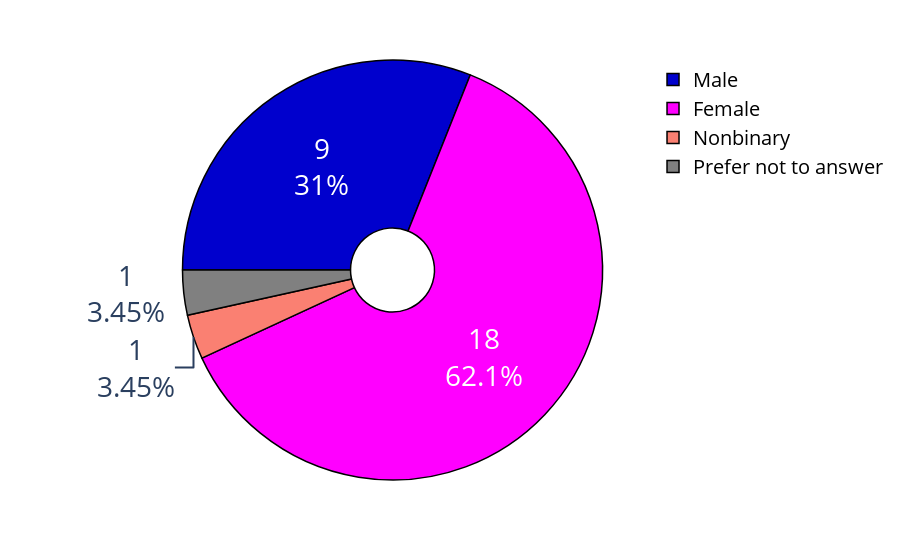

The cell this chart's notebook holds for it:
### Code cell
fig = draw_pie(df, 'Sex', category_orders=demo_category_order, colormap=demo_colormap, showlegend=True)
fig.write_image('sex_categories.png', scale=3)

### Figure 1 — Plotly figure (JSON) as saved in the notebook; plotly's stock layout.template omitted (floating-point values rounded to 4 significant figures)
{"data": [{"customdata": [["Male"], ["Male"], ["Male"], ["Male"], ["Male"], ["Male"], ["Male"], ["Male"], ["Male"], ["Female"], ["Female"], ["Female"], ["Female"], ["Female"], ["Female"], ["Female"], ["Female"], ["Female"], ["Female"], ["Female"], ["Female"], ["Female"], ["Female"], ["Female"], ["Female"], ["Female"], ["Female"], ["Nonbinary"], ["Prefer not to answer"]], "direction": "clockwise", "domain": {"x": [0, 1], "y": [0, 1]}, "hole": 0.2, "hovertemplate": "Sex=%{customdata[0]}<extra></extra>", "labels": ["Male", "Male", "Male", "Male", "Male", "Male", "Male", "Male", "Male", "Female", "Female", "Female", "Female", "Female", "Female", "Female", "Female", "Female", "Female", "Female", "Female", "Female", "Female", "Female", "Female", "Female", "Female", "Nonbinary", "Prefer not to answer"], "legendgroup": "", "marker": {"colors": ["mediumblue", "mediumblue", "mediumblue", "mediumblue", "mediumblue", "mediumblue", "mediumblue", "mediumblue", "mediumblue", "fuchsia", "fuchsia", "fuchsia", "fuchsia", "fuchsia", "fuchsia", "fuchsia", "fuchsia", "fuchsia", "fuchsia", "fuchsia", "fuchsia", "fuchsia", "fuchsia", "fuchsia", "fuchsia", "fuchsia", "fuchsia", "salmon", "gray"], "line": {"color": "#000000", "width": 1.5}}, "name": "", "rotation": -90, "showlegend": true, "sort": false, "textfont": {"size": 28}, "textinfo": "percent+value", "type": "pie"}], "layout": {"autosize": true, "legend": {"font": {"color": "black", "size": 20}, "tracegroupgap": 0}, "margin": {"t": 60}}}
